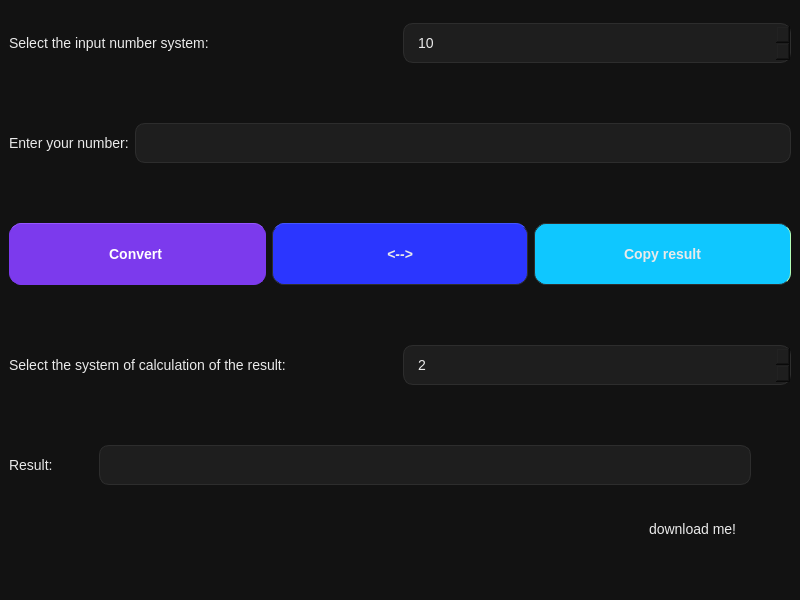
<?xml version="1.0" encoding="UTF-8"?>
<ui version="4.0">
 <class>MainWindow</class>
 <widget class="QMainWindow" name="MainWindow">
  <property name="geometry">
   <rect>
    <x>0</x>
    <y>0</y>
    <width>800</width>
    <height>600</height>
   </rect>
  </property>
  <property name="font">
   <font>
    <family>Segoe UI</family>
    <pointsize>-1</pointsize>
   </font>
  </property>
  <property name="windowTitle">
   <string>MainWindow</string>
  </property>
  <property name="styleSheet">
   <string notr="true">QWidget {
    background: #121212;
    color: #EAEAEA;
    font-family: &quot;Segoe UI&quot;;
    font-size: 14px;
}

QMainWindow::separator { background: transparent; }

QLabel#titleLabel {
    font-size: 22px;
    font-weight: 700;
    color: #FFFFFF;
}

QLabel#subtitleLabel {
    font-size: 12px;
    color: #A8A8A8;
}

QGroupBox {
    border: 1px solid #2A2A2A;
    border-radius: 12px;
    margin-top: 12px;
    padding: 14px;
    background: #171717;
}

QGroupBox::title {
    subcontrol-origin: margin;
    left: 12px;
    padding: 0 6px;
    color: #CFCFCF;
    font-weight: 600;
}

QLineEdit, QSpinBox, QComboBox {
    background: #1E1E1E;
    border: 1px solid #2D2D2D;
    border-radius: 10px;
    padding: 10px 12px;
    selection-background-color: #7C3AED;
}

QLineEdit:focus, QSpinBox:focus, QComboBox:focus {
    border: 1px solid #7C3AED;
}

QLineEdit[readOnly=&quot;true&quot;] {
    background: #161616;
    color: #D6D6D6;
    border: 1px solid #2A2A2A;
}

QComboBox::drop-down {
    border: none;
    width: 34px;
}

QComboBox::down-arrow {
    image: none;
    border: 6px solid transparent;
    border-top-color: #BDBDBD;
    margin-top: 4px;
}

QComboBox QAbstractItemView {
    background: #1E1E1E;
    border: 1px solid #2D2D2D;
    selection-background-color: #7C3AED;
    outline: 0;
}

QPushButton {
    background: #1E1E1E;
    border: 1px solid #2D2D2D;
    border-radius: 12px;
    padding: 10px 14px;
    min-height: 40px;
    font-weight: 600;
}

QPushButton:hover {
    border: 1px solid #3A3A3A;
    background: #202020;
}

QPushButton:pressed {
    background: #191919;
}

QPushButton#convertButton {
    background: #7C3AED;
    border: 1px solid #7C3AED;
    color: #FFFFFF;
}

QPushButton#convertButton:hover {
    background: #6D28D9;
    border: 1px solid #6D28D9;
}

</string>
  </property>
  <widget class="QWidget" name="centralwidget">
   <layout class="QVBoxLayout" name="verticalLayout">
    <item>
     <layout class="QHBoxLayout" name="horizontalLayout">
      <item>
       <widget class="QLabel" name="inputBaseLabel">
        <property name="font">
         <font>
          <family>Segoe UI</family>
          <pointsize>-1</pointsize>
         </font>
        </property>
        <property name="text">
         <string>Select the input number system:</string>
        </property>
        <property name="textFormat">
         <enum>Qt::TextFormat::AutoText</enum>
        </property>
       </widget>
      </item>
      <item>
       <widget class="QSpinBox" name="inputBaseSpin">
        <property name="font">
         <font>
          <family>Segoe UI</family>
          <pointsize>-1</pointsize>
         </font>
        </property>
        <property name="minimum">
         <number>2</number>
        </property>
        <property name="maximum">
         <number>36</number>
        </property>
        <property name="value">
         <number>10</number>
        </property>
       </widget>
      </item>
     </layout>
    </item>
    <item>
     <spacer name="verticalSpacer">
      <property name="orientation">
       <enum>Qt::Orientation::Vertical</enum>
      </property>
      <property name="sizeType">
       <enum>QSizePolicy::Policy::Preferred</enum>
      </property>
      <property name="sizeHint" stdset="0">
       <size>
        <width>20</width>
        <height>40</height>
       </size>
      </property>
     </spacer>
    </item>
    <item>
     <layout class="QHBoxLayout" name="horizontalLayout_2">
      <item>
       <widget class="QLabel" name="inputNumLabel">
        <property name="font">
         <font>
          <family>Segoe UI</family>
          <pointsize>-1</pointsize>
         </font>
        </property>
        <property name="text">
         <string>Enter your number:</string>
        </property>
       </widget>
      </item>
      <item>
       <widget class="QLineEdit" name="inputNumEdit">
        <property name="font">
         <font>
          <family>Segoe UI</family>
          <pointsize>-1</pointsize>
         </font>
        </property>
       </widget>
      </item>
     </layout>
    </item>
    <item>
     <spacer name="verticalSpacer_2">
      <property name="orientation">
       <enum>Qt::Orientation::Vertical</enum>
      </property>
      <property name="sizeType">
       <enum>QSizePolicy::Policy::Preferred</enum>
      </property>
      <property name="sizeHint" stdset="0">
       <size>
        <width>20</width>
        <height>40</height>
       </size>
      </property>
     </spacer>
    </item>
    <item>
     <layout class="QHBoxLayout" name="horizontalLayout_3">
      <item>
       <widget class="QPushButton" name="convertButton">
        <property name="font">
         <font>
          <family>Segoe UI</family>
          <pointsize>-1</pointsize>
          <fontweight>DemiBold</fontweight>
         </font>
        </property>
        <property name="styleSheet">
         <string notr="true">border-top-color: rgb(149, 87, 255);
</string>
        </property>
        <property name="text">
         <string>Сonvert </string>
        </property>
       </widget>
      </item>
      <item>
       <widget class="QPushButton" name="swapButton">
        <property name="font">
         <font>
          <family>Segoe UI</family>
          <pointsize>-1</pointsize>
          <italic>true</italic>
          <fontweight>DemiBold</fontweight>
         </font>
        </property>
        <property name="styleSheet">
         <string notr="true">background: rgb(43, 54, 255);
border-top-color: rgb(67, 86, 255);</string>
        </property>
        <property name="text">
         <string>&lt;--&gt;</string>
        </property>
       </widget>
      </item>
      <item>
       <widget class="QPushButton" name="copyButton">
        <property name="font">
         <font>
          <family>Segoe UI</family>
          <pointsize>-1</pointsize>
          <fontweight>DemiBold</fontweight>
         </font>
        </property>
        <property name="styleSheet">
         <string notr="true">background:rgb(15, 199, 255);
border-right-color: rgb(179, 255, 182);
</string>
        </property>
        <property name="text">
         <string>Copy result</string>
        </property>
       </widget>
      </item>
     </layout>
    </item>
    <item>
     <spacer name="verticalSpacer_3">
      <property name="orientation">
       <enum>Qt::Orientation::Vertical</enum>
      </property>
      <property name="sizeType">
       <enum>QSizePolicy::Policy::Preferred</enum>
      </property>
      <property name="sizeHint" stdset="0">
       <size>
        <width>20</width>
        <height>40</height>
       </size>
      </property>
     </spacer>
    </item>
    <item>
     <layout class="QHBoxLayout" name="horizontalLayout_4">
      <item>
       <widget class="QLabel" name="outputBaseLabel">
        <property name="font">
         <font>
          <family>Segoe UI</family>
          <pointsize>-1</pointsize>
         </font>
        </property>
        <property name="text">
         <string>Select the system of calculation of the result:</string>
        </property>
       </widget>
      </item>
      <item>
       <widget class="QSpinBox" name="outputBaseSpin">
        <property name="font">
         <font>
          <family>Segoe UI</family>
          <pointsize>-1</pointsize>
         </font>
        </property>
        <property name="minimum">
         <number>2</number>
        </property>
        <property name="maximum">
         <number>36</number>
        </property>
       </widget>
      </item>
     </layout>
    </item>
    <item>
     <spacer name="verticalSpacer_4">
      <property name="orientation">
       <enum>Qt::Orientation::Vertical</enum>
      </property>
      <property name="sizeType">
       <enum>QSizePolicy::Policy::Preferred</enum>
      </property>
      <property name="sizeHint" stdset="0">
       <size>
        <width>20</width>
        <height>40</height>
       </size>
      </property>
     </spacer>
    </item>
    <item>
     <layout class="QHBoxLayout" name="horizontalLayout_5">
      <item>
       <widget class="QLabel" name="resultLabel">
        <property name="font">
         <font>
          <family>Segoe UI</family>
          <pointsize>-1</pointsize>
         </font>
        </property>
        <property name="text">
         <string>Result:</string>
        </property>
       </widget>
      </item>
      <item>
       <spacer name="horizontalSpacer">
        <property name="orientation">
         <enum>Qt::Orientation::Horizontal</enum>
        </property>
        <property name="sizeType">
         <enum>QSizePolicy::Policy::Preferred</enum>
        </property>
        <property name="sizeHint" stdset="0">
         <size>
          <width>40</width>
          <height>20</height>
         </size>
        </property>
       </spacer>
      </item>
      <item>
       <widget class="QLineEdit" name="resultEdit">
        <property name="font">
         <font>
          <family>Segoe UI</family>
          <pointsize>-1</pointsize>
          <italic>true</italic>
         </font>
        </property>
        <property name="readOnly">
         <bool>true</bool>
        </property>
       </widget>
      </item>
      <item>
       <spacer name="horizontalSpacer_2">
        <property name="orientation">
         <enum>Qt::Orientation::Horizontal</enum>
        </property>
        <property name="sizeType">
         <enum>QSizePolicy::Policy::Preferred</enum>
        </property>
        <property name="sizeHint" stdset="0">
         <size>
          <width>40</width>
          <height>20</height>
         </size>
        </property>
       </spacer>
      </item>
     </layout>
    </item>
    <item>
     <layout class="QHBoxLayout" name="horizontalLayout_6">
      <item>
       <widget class="QLabel" name="errorLabel">
        <property name="font">
         <font>
          <family>Segoe UI</family>
          <pointsize>-1</pointsize>
         </font>
        </property>
        <property name="styleSheet">
         <string notr="true">color: rgb(224, 101, 255);</string>
        </property>
        <property name="text">
         <string/>
        </property>
       </widget>
      </item>
      <item alignment="Qt::AlignmentFlag::AlignRight">
       <widget class="QLabel" name="label">
        <property name="styleSheet">
         <string notr="true">alternate-background-color: rgb(55, 20, 255);

font: 9pt &quot;Segoe UI&quot;;</string>
        </property>
        <property name="text">
         <string>download me!</string>
        </property>
       </widget>
      </item>
      <item>
       <widget class="QToolButton" name="catButton">
        <property name="toolTip">
         <string>Help</string>
        </property>
        <property name="text">
         <string/>
        </property>
        <property name="icon">
         <iconset resource="resources.qrc">
          <normaloff>:/new/icons/max</normaloff>:/new/icons/max</iconset>
        </property>
        <property name="iconSize">
         <size>
          <width>40</width>
          <height>40</height>
         </size>
        </property>
        <property name="autoRaise">
         <bool>true</bool>
        </property>
       </widget>
      </item>
     </layout>
    </item>
   </layout>
  </widget>
  <widget class="QMenuBar" name="menubar">
   <property name="geometry">
    <rect>
     <x>0</x>
     <y>0</y>
     <width>800</width>
     <height>24</height>
    </rect>
   </property>
  </widget>
  <widget class="QStatusBar" name="statusbar"/>
 </widget>
 <resources>
  <include location="resources.qrc"/>
 </resources>
 <connections/>
</ui>
